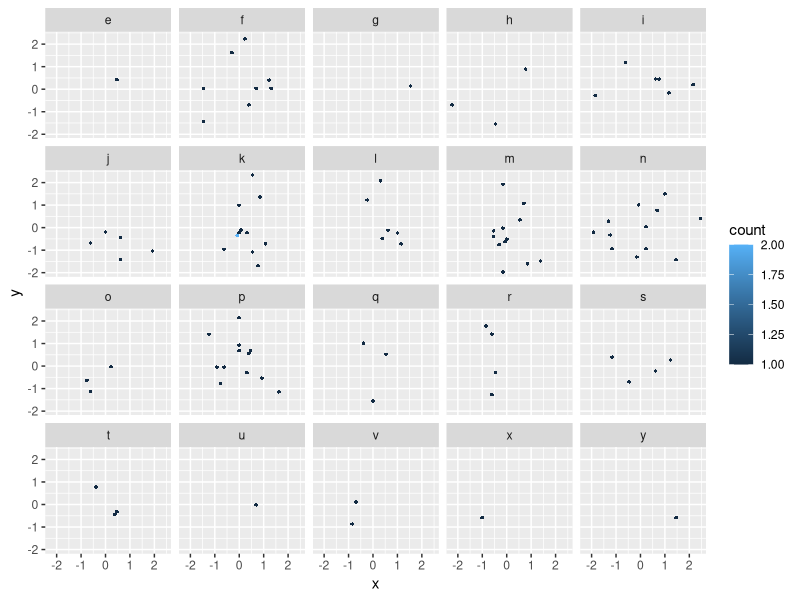

Generate this figure with R:
set.seed(1) #Create data
bindata <- data.frame(x=rnorm(100), y=rnorm(100))
fac_probs <- dnorm(seq(-3, 3, length.out=26))
fac_probs <- fac_probs/sum(fac_probs)
bindata$factor <- sample(letters, 100, replace=TRUE, prob=fac_probs)

library(ggplot2) #Actual plotting
library(hexbin)

ggplot(bindata, aes(x=x, y=y)) +
  geom_hex() +
  facet_wrap(~factor)

##############################################

library (reshape2)
bindata$factor <- as.factor (bindata$factor)

h <- hexbin (bindata, xbins = 5, IDs = TRUE, xbnds = range (bindata$x), ybnds = range (bindata$y))

counts <- hexTapply (h, bindata$factor, table)
counts <- t (simplify2array (counts))
counts <- melt (counts)
# Each of the 20 facets has 26 IDs (with values between 3 and 40) (20*26=520)
# Counts between 0 and 5
colnames (counts)  <- c ("ID", "factor", "counts")

# As we have the cell IDs, we can merge this data.frame with the proper coordinates
hexdf <- data.frame (hcell2xy (h),  ID = h@cell)
hexdf <- merge (counts, hexdf)

# ggplotting (use the command below) this yields the correct bin sizes, but the figure has a bit weird appearance: 0 count hexagons are drawn, but only where some other facet has this bin populated.
hexdf$counts [hexdf$counts == 0] <- NA
p <- ggplot(hexdf, aes(x=x, y=y, fill = counts)) + geom_hex(stat="identity") + facet_wrap(~factor) + coord_equal () + scale_fill_continuous (low = "grey80", high = "#000040", na.value = "#00000000")

# This strategy works as long as the binwidths are correct without facetting. If the binwidths are set very small, the resolution may still yield too large dx and dy. In that case, we can supply hexGrob with two adjacent bins (but differing in both x and y) with NA counts for each facet.







